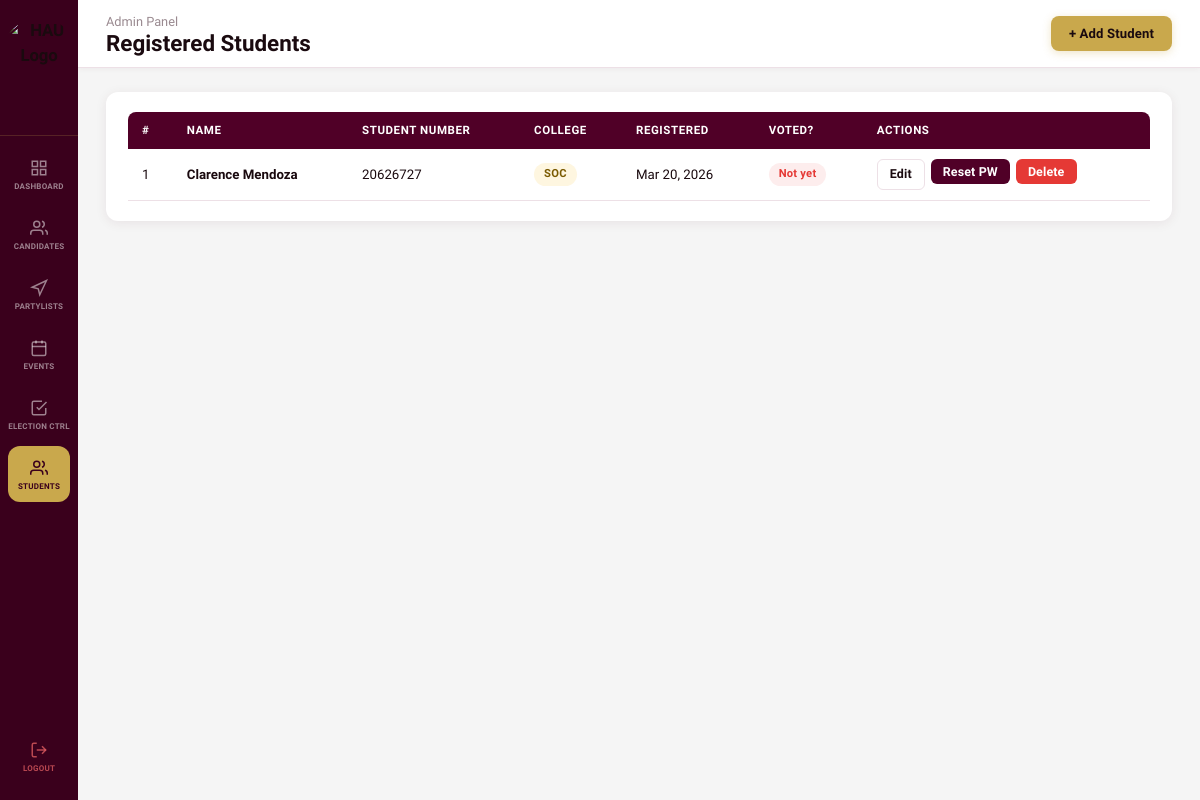
The page /admin/users.php (signed in) on the database its author committed.
### tables this page shows
CREATE TABLE `users` (
  `id` int(11) NOT NULL AUTO_INCREMENT,
  `student_number` varchar(20) NOT NULL,
  `first_name` varchar(80) NOT NULL,
  `last_name` varchar(80) NOT NULL,
  `password` varchar(255) NOT NULL,
  `role` enum('student','admin') DEFAULT 'student',
  `college` varchar(10) DEFAULT NULL,
  `profile_pic` varchar(255) DEFAULT NULL,
  `created_at` timestamp NOT NULL DEFAULT current_timestamp(),
  PRIMARY KEY (`id`),
  UNIQUE KEY `student_number` (`student_number`)
);

### includes/positions.php (called while the page is built, shortened)
<?php
function college_full(string $abbr): ?string {
    return COLLEGE_ABBR[$abbr] ?? null;
}

### admin/users.php (the view, shortened to what this page needs)
<?php
require_once 'auth_guard.php';
require_once '../includes/positions.php';
$edit_user = null;
$show_form = (isset($_GET['action']) && $_GET['action'] === 'add') || $edit_user;
$users = $conn->query("
    SELECT u.*, (SELECT COUNT(*) FROM votes WHERE voter_id=u.id) AS vote_count
    FROM   users u
    WHERE  u.role = 'student'
    ORDER BY u.last_name, u.first_name
");
?>
<!DOCTYPE html>
<html lang="en">
<head>
    <link rel="stylesheet" href="../css/styles.css">
</head>
<body class="dash-body">
<?php include 'sidebar.php'; ?>
<div style="flex:1;display:flex;flex-direction:column;">
<header class="topbar">
    <div class="topbar-left">
        <p class="topbar-welcome">Admin Panel</p>
        <h1 class="topbar-title">Registered Students</h1>
    </div>
    <div class="topbar-right">
        <a href="users.php?action=add" class="btn btn-gold">+ Add Student</a>
    </div>
</header>
<main class="dash-content">
    <?php if ($show_form): ?>
    <div class="card" style="max-width:560px;">
        <h3 class="card-title"><?= $edit_user ? 'Edit Student' : 'Add Student' ?></h3>
        <form method="POST" action="">
            <input type="hidden" name="action" value="<?= $edit_user ? 'edit' : 'add' ?>">
            <?php if ($edit_user): ?>
            <input type="hidden" name="id" value="<?= $edit_user['id'] ?>">
            <?php endif; ?>
            <div class="input-row">
                <div class="form-group">
                    <label class="form-label">First Name *</label>
                    <div class="input-wrap">
                        <input type="text" name="first_name" required
                               value="<?= htmlspecialchars($edit_user['first_name'] ?? '') ?>">
                    </div>
                </div>
                <div class="form-group">
                    <label class="form-label">Last Name *</label>
                    <div class="input-wrap">
                        <input type="text" name="last_name" required
                               value="<?= htmlspecialchars($edit_user['last_name'] ?? '') ?>">
                    </div>
                </div>
            </div>
            <div class="input-row">
                <div class="form-group">
                    <label class="form-label">Student Number *</label>
                    <div class="input-wrap" <?= $edit_user ? 'style="opacity:.6;"' : '' ?>>
                        <input type="text" name="student_number"
                               <?= $edit_user ? 'disabled' : 'required' ?>
                               placeholder="e.g. 20626727"
                               value="<?= htmlspecialchars($edit_user['student_number'] ?? '') ?>">
                    </div>
                    <?php if (!$edit_user): ?>
                    <p style="font-size:.75rem;color:var(--muted);margin-top:4px;">Default password will be set to the Student Number.</p>
                    <?php endif; ?>
                </div>
                <div class="form-group">
                    <label class="form-label">College</label>
                    <div class="input-wrap">
                        <select name="college"
                                style="border:none;outline:none;background:transparent;width:100%;padding:12px 0;">
                            <option value="">— Not set —</option>
                            <?php foreach (COLLEGES as $full => $abbr): ?>
                            <option value="<?= htmlspecialchars($abbr) ?>"
                                <?= ($edit_user['college'] ?? '') === $abbr ? 'selected' : '' ?>>
                                <?= htmlspecialchars($abbr) ?> — <?= htmlspecialchars($full) ?>
                            </option>
                            <?php endforeach; ?>
                        </select>
                    </div>
                    <p style="font-size:.75rem;color:var(--muted);margin-top:4px;">Determines which college positions the student can vote for.</p>
                </div>
            </div>
            <?php if ($edit_user): ?>
            <div class="form-group">
                <label class="form-label">New Password <span style="font-weight:400;color:var(--muted);">(leave blank to keep current)</span></label>
                <div class="input-wrap">
                    <input type="password" name="new_password" placeholder="Min. 6 characters">
                </div>
            </div>
            <?php endif; ?>
            <div style="display:flex;gap:10px;margin-top:4px;">
                <button type="submit" class="btn btn-gold"><?= $edit_user ? 'Save Changes' : 'Add Student' ?></button>
                <a href="users.php" class="btn btn-outline">Cancel</a>
            </div>
        </form>
    </div>
    <?php else: ?>
    <div class="card">
        <div style="overflow-x:auto;">
            <table class="data-table">
                <thead>
                    <tr>
                        <th>#</th>
                        <th>Name</th>
                        <th>Student Number</th>
                        <th>College</th>
                        <th>Registered</th>
                        <th>Voted?</th>
                        <th>Actions</th>
                    </tr>
                </thead>
                <tbody>
                    <?php $i = 1; while ($u = $users->fetch_assoc()): ?>
                    <tr>
                        <td><?= $i++ ?></td>
                        <td><strong><?= htmlspecialchars($u['first_name'] . ' ' . $u['last_name']) ?></strong></td>
                        <td><?= htmlspecialchars($u['student_number']) ?></td>
                        <td>
                            <?php if ($u['college']): ?>
                            <span class="badge badge-gold" title="<?= htmlspecialchars(college_full($u['college']) ?? '') ?>">
                                <?= htmlspecialchars($u['college']) ?>
                            </span>
                            <?php else: ?>
                            <span style="color:var(--muted);font-size:.82rem;">Not set</span>
                            <?php endif; ?>
                        </td>
                        <td><?= date('M j, Y', strtotime($u['created_at'])) ?></td>
                        <td>
                            <span class="badge <?= $u['vote_count'] > 0 ? 'badge-green' : 'badge-red' ?>">
                                <?= $u['vote_count'] > 0 ? 'Voted' : 'Not yet' ?>
                            </span>
                        </td>
                        <td>
                            <div style="display:flex;gap:6px;flex-wrap:wrap;">
                                <a href="users.php?edit=<?= $u['id'] ?>" class="btn btn-outline btn-sm">Edit</a>
                                <form method="POST" style="display:inline;"
                                      onsubmit="return confirm('Reset password to Student ID?')">
                                    <button type="submit" class="btn btn-purple btn-sm">Reset PW</button>
                                </form>
                                <form method="POST" style="display:inline;"
                                      onsubmit="return confirm('Remove this student?')">
                                    <button type="submit" class="btn btn-danger btn-sm">Delete</button>
                                </form>
                            </div>
                        </td>
                    </tr>
                    <?php endwhile; ?>
                </tbody>
            </table>
        </div>
    </div>
    <?php endif; ?>
</main>
</div>
</body>
</html>

### css/styles.css (style rules this page uses)
*, *::before, *::after { box-sizing: border-box; margin: 0; padding: 0; }
:root { --maroon: #500027; --maroon-dark: #3A001C; --maroon-mid: #7A1040; --maroon-soft: #FAF0F4; --maroon-pale: #F5E8ED; --gold: #C9A84C; --gold-dark: #A8892A; --gold-light: #FEF6E0; --bg: #F5F5F5; --card: #FFFFFF; --text: #1A0A0F; --muted: #9A8A90; --border: #EDE0E6; --danger: #E53935; --success: #27AE60; --sidebar-w: 78px; --topbar-h: 68px; --radius: 12px; --radius-lg: 16px; --shadow: 0 2px 12px rgba(80,0,39,.08); --shadow-md: 0 4px 24px rgba(80,0,39,.12); --purple-dark: #500027; --purple-mid: #7A1040; --purple-light: #A84060; --purple-soft: #FAF0F4; }
body { font-family: 'Kodchasan', sans-serif !important; color: var(--text); background: var(--bg); font-size: 14px; line-height: 1.5; }
a { text-decoration: none; color: inherit; }
input, textarea, select, button { font-family: inherit; }
.btn { display: inline-flex; align-items: center; justify-content: center; gap: 6px; padding: 8px 18px; border-radius: 8px; border: none; cursor: pointer; font-weight: 600; font-size: 0.82rem; transition: filter .15s, transform .1s, box-shadow .15s; letter-spacing: .01em; }
.btn-gold { background: var(--gold); color: #1A0A0F; box-shadow: 0 2px 8px rgba(201,168,76,.30); }
.btn-purple { background: var(--maroon); color: #fff; }
.btn-outline { background: transparent; border: 1.5px solid var(--border); color: var(--text); }
.btn-danger { background: var(--danger); color: #fff; }
.btn-sm { padding: 5px 12px; font-size: 0.78rem; border-radius: 6px; }
.dash-body { display: flex; min-height: 100vh; background: var(--bg); }
.nav-icon svg { width: 18px; height: 18px; }
.topbar { position: fixed; top: 0; left: var(--sidebar-w); right: 0; height: var(--topbar-h); background: #fff; border-bottom: 1px solid var(--border); display: flex; align-items: center; justify-content: space-between; padding: 0 28px; z-index: 100; box-shadow: 0 1px 6px rgba(80,0,39,.05); }
.topbar-welcome { font-size: 0.80rem; color: var(--muted); font-weight: 500; }
.topbar-title { font-size: 1.4rem; font-weight: 800; color: var(--text); line-height: 1.1; }
.topbar-right { display: flex; align-items: center; gap: 14px; }
.dash-content { margin-left: var(--sidebar-w); margin-top: var(--topbar-h); padding: 24px 28px; min-height: calc(100vh - var(--topbar-h)); display: flex; flex-direction: column; gap: 20px; }
.card { background: var(--card); border-radius: var(--radius); padding: 20px 22px; box-shadow: var(--shadow); }
.data-table { width: 100%; border-collapse: collapse; font-size: 0.83rem; }
.data-table thead th { background: var(--maroon); color: #fff; padding: 10px 14px; text-align: left; font-weight: 600; font-size: 0.72rem; text-transform: uppercase; letter-spacing: .05em; }
.data-table thead th:first-child { border-radius: 8px 0 0 0; }
.data-table thead th:last-child { border-radius: 0 8px 0 0; }
.data-table tbody tr:nth-child(odd) td { background: #fff; }
.data-table td { padding: 10px 14px; border-bottom: 1px solid var(--border); }
.badge { display: inline-flex; align-items: center; padding: 3px 10px; border-radius: 20px; font-size: 0.70rem; font-weight: 700; letter-spacing: .02em; }
.badge-gold { background: var(--gold-light); color: #7A5A00; }
.badge-red { background: #FDEDED; color: var(--danger); }

### rows shown on the page
users: first_name+last_name "Clarence Mendoza", student_number "20626727", college "SOC", created_at "Mar 20, 2026"

### other values the page prints
$p['label'] "DASHBOARD"
$p['label'] "CANDIDATES"
$p['label'] "PARTYLISTS"
$p['label'] "EVENTS"
$p['label'] "ELECTION CTRL"
$p['label'] "STUDENTS"
